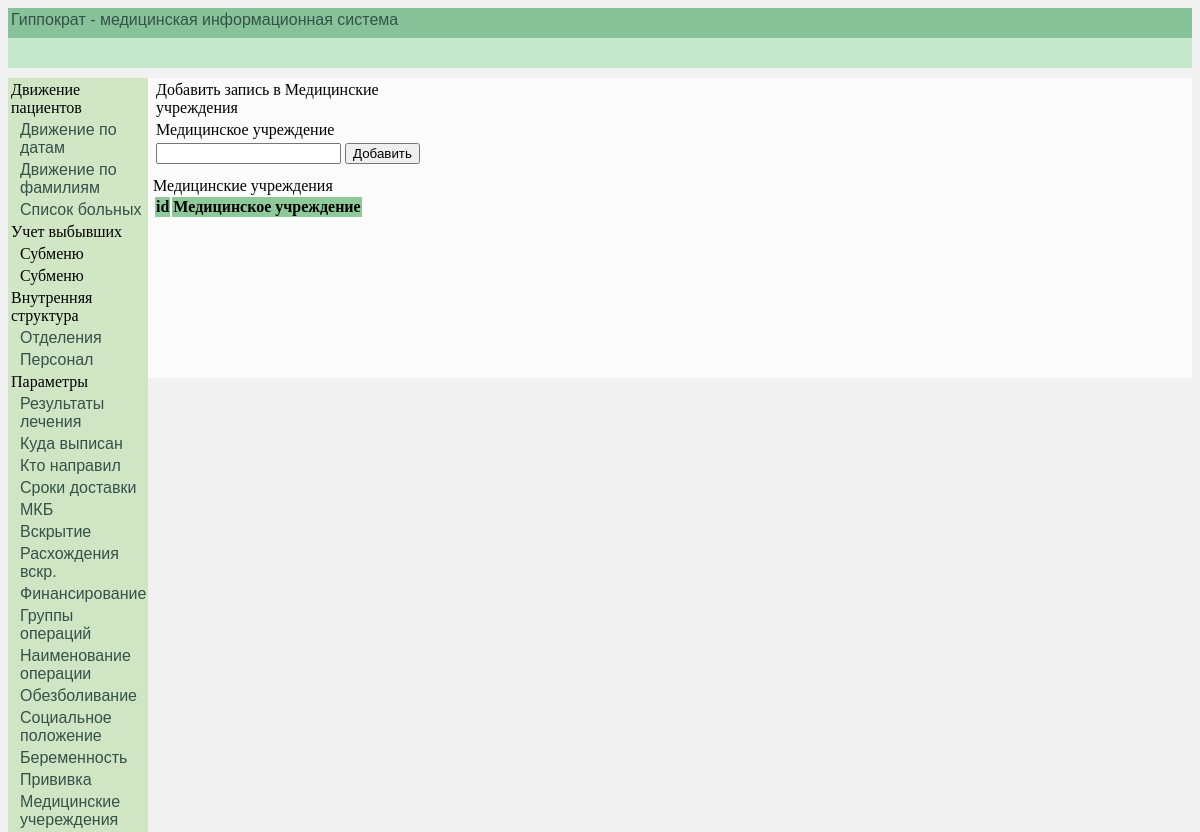
Before: /medical_institution/ with the older database file.
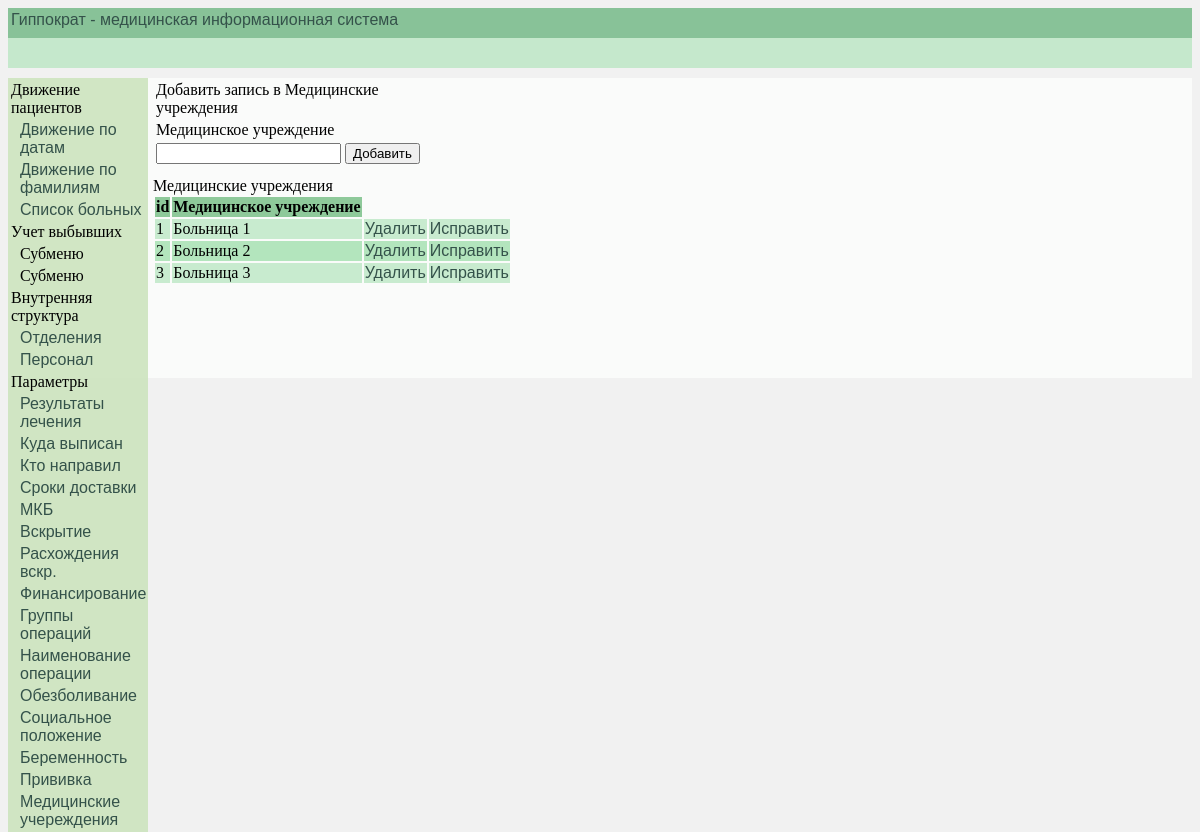
After: the same page with the newer database file.
### InternalStructure/models.py (models this page shows, shortened)
class MedicalInstitution(models.Model):
    medical_institution = models.CharField(db_index=True, verbose_name='Медицинское учреждение', max_length=40)
    class Meta():
        verbose_name_plural = 'Медицинские учреждения'
        verbose_name = 'Медицинское учреждение'
        ordering = ['medical_institution']

### Main/views.py (the view)
# urls.py: path('medical_institution/', data_page, {'model': MedicalInstitution, 'rec_form': MedicalInstitutionForms,
def data_page(request, model, rec_form, template, filter_form=None):
    list_of_records = model.objects.all()
    if request.method == 'POST':
        add_list_form = rec_form(request.POST)
        if add_list_form.is_valid():
            add_list_form.save()
            rev = template
            return HttpResponseRedirect(reverse(rev))
    else:
        return render(request, 'Main/' + template + '.html', {'list_of_records': list_of_records,
                                                              'rec_form': rec_form,
                                                              'filter_form': filter_form})

### Main/templates/Main/medical_institution.html
{% extends "Main/base.html" %}
{% block content %}
{% include "InternalStructure/medical_institution.html" %}
{% endblock %}

### InternalStructure/templates/InternalStructure/medical_institution.html (shortened to what this page needs)
{% load static %}
<!DOCTYPE html>
<html lang="ru">
<head>
    <link rel="stylesheet" type="text/css" href="{% static 'InternalStructure/css/internal_structure.css' %}" >
</head>
<body>
<div id="add_pat">
    <table id="table_add_pat">
        <tr>
            <td colspan="2">Добавить запись в Медицинские учреждения</td>
        </tr>
         <tr>
            <td>Медицинское учреждение</td>
        </tr>
        <tr>
            <form method="POST">
                <td>{{ rec_form.medical_institution }}</td>
                <td><input type="submit" value="Добавить" ></td>
            </form>
        </tr>
    </table>
</div>
<div>Медицинские учреждения</div>
<table id="Table_list">
    <tr class="Table_list_pat_head">
        <th>id</th>
        <th>Медицинское учреждение</th>
    </tr>
        {% for rec in list_of_records %}
            <tr>
                <td>{{ rec.id }}</td>
                <td>{{ rec.medical_institution }}</td>
                <td><a href="{% url 'delete_medical_institution' id_record=rec.id %}">Удалить</a></td>
                <td><a href="{% url 'edit_medical_institution' id_record=rec.id %}">Исправить</a></td>
             </tr>
        {% endfor %}
</table>
</body>
</html>

Changed rows visible on the page:
added MedicalInstitution: id "1", medical_institution "Больница 1"
added MedicalInstitution: id "2", medical_institution "Больница 2"
added MedicalInstitution: id "3", medical_institution "Больница 3"
